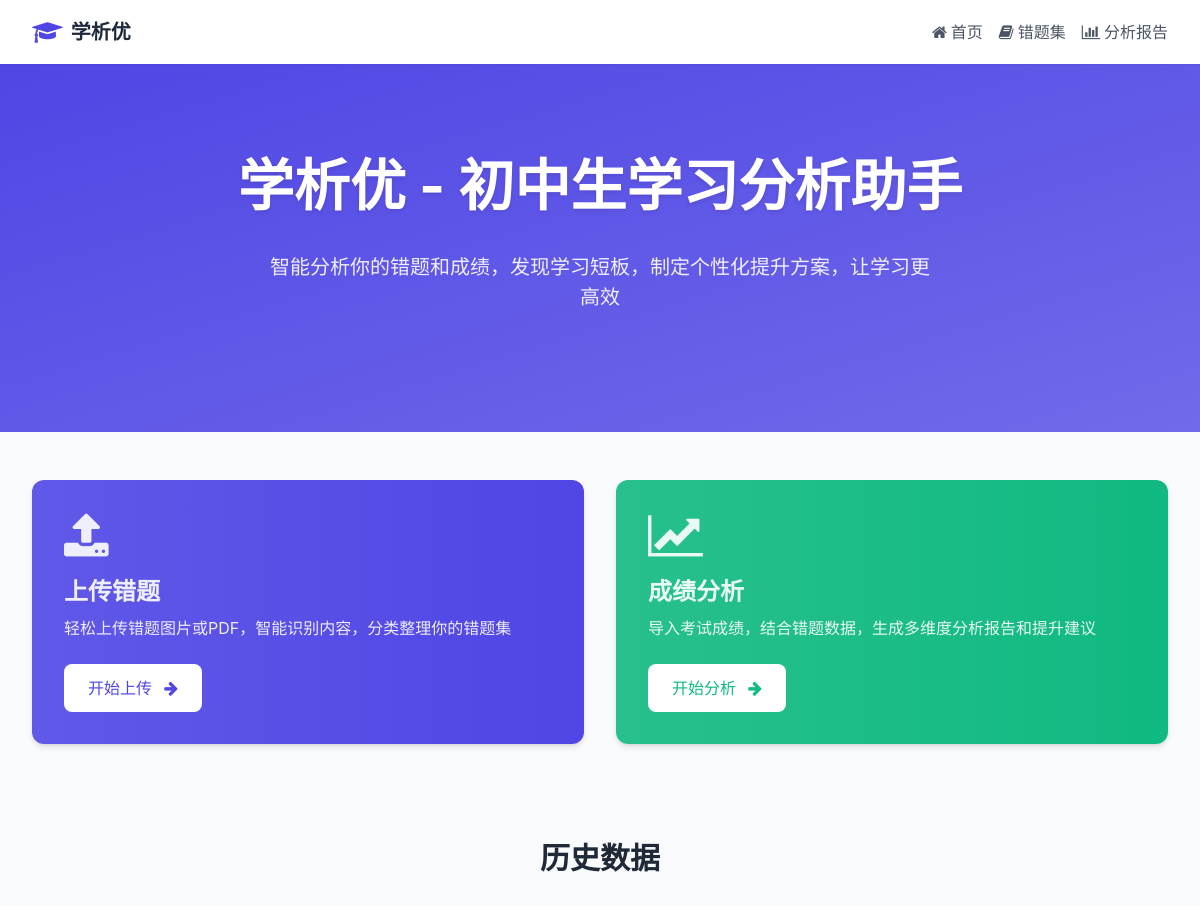
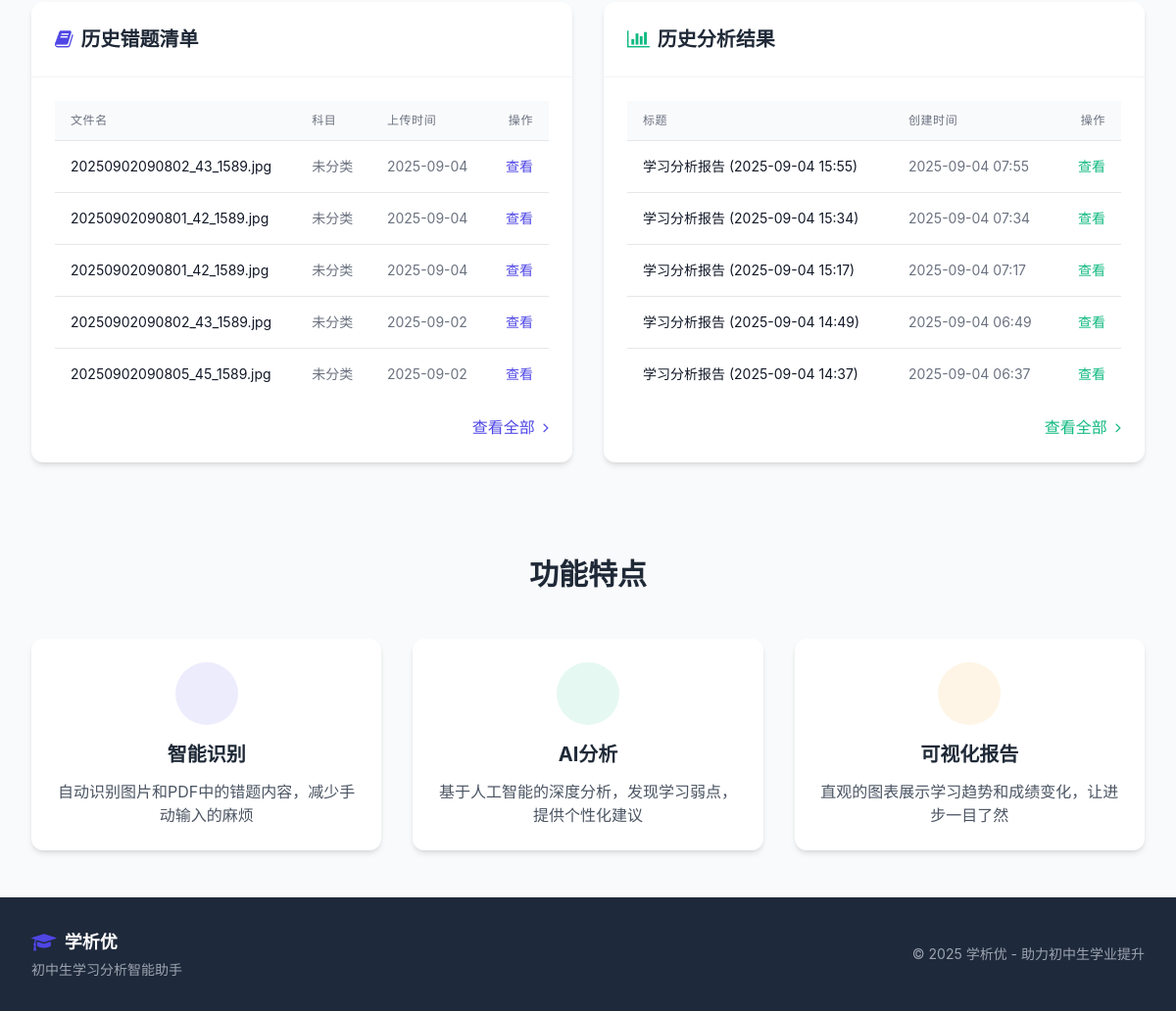
The page / on the database its author committed (2 pictures, top to bottom).
### app/models.py (models this page shows, shortened)
class ErrorQuestion(db.Model):
    id = db.Column(db.Integer, primary_key=True)
    filename = db.Column(db.String(255), nullable=False)  # 原始文件名
    file_path = db.Column(db.String(255), nullable=False)  # 存储路径
    file_type = db.Column(db.String(10), nullable=False)  # 文件类型：image或pdf
    content = db.Column(db.Text)  # 识别的内容
    subject = db.Column(db.String(50))  # 科目
    grade = db.Column(db.String(20))  # 年级
    exam = db.Column(db.String(100))  # 考试名称
    reason = db.Column(db.String(200))  # 收录原因
    note = db.Column(db.Text)  # 备注
    upload_time = db.Column(db.DateTime, default=datetime.utcnow)  # 上传时间

class AnalysisResult(db.Model):
    id = db.Column(db.Integer, primary_key=True)
    title = db.Column(db.String(255), nullable=False)  # 报告标题
    content = db.Column(db.Text, nullable=False)  # 分析内容
    related_exams = db.Column(db.String(500))  # 关联的考试ID，用逗号分隔
    related_questions = db.Column(db.String(500))  # 关联的错题ID，用逗号分隔
    create_time = db.Column(db.DateTime, default=datetime.utcnow)  # 创建时间

### app/main.py (the view)
@bp.route('/')
def index():
    recent_questions = ErrorQuestion.query.order_by(ErrorQuestion.upload_time.desc()).limit(5).all()
    recent_analyses = AnalysisResult.query.order_by(AnalysisResult.create_time.desc()).limit(5).all()
    return render_template('index.html',
                           recent_questions=recent_questions,
                           recent_analyses=recent_analyses)

### app/templates/index.html (shortened to what this page needs)
{% extends 'base.html' %}
{% block content %}
<section class="bg-gradient-to-br from-primary to-primary/80 text-white py-20">
    <div class="max-w-7xl mx-auto px-4 sm:px-6 lg:px-8 text-center">
        <h1 class="text-[clamp(2rem,5vw,3.5rem)] font-bold mb-6 text-shadow animate-fade-in">
            学析优 - 初中生学习分析助手
        </h1>
        <p class="text-[clamp(1rem,2vw,1.25rem)] max-w-2xl mx-auto mb-10 text-white/90 animate-slide-up">
            智能分析你的错题和成绩，发现学习短板，制定个性化提升方案，让学习更高效
        </p>
    </div>
</section>
<section class="section">
    <div class="grid grid-cols-1 md:grid-cols-2 gap-8">
        <div class="card card-hover group relative overflow-hidden">
            <div class="absolute inset-0 bg-gradient-to-r from-primary/90 to-primary transition-all duration-500 group-hover:from-primary group-hover:to-primary/70"></div>
            <div class="relative p-8 z-10 h-full flex flex-col">
                <div class="mb-6 text-white/90">
                    <i class="fa fa-upload text-5xl mb-4 transform transition-transform duration-500 group-hover:scale-110"></i>
                    <h2 class="text-2xl font-bold mb-2">上传错题</h2>
                    <p>轻松上传错题图片或PDF，智能识别内容，分类整理你的错题集</p>
                </div>
                <div class="mt-auto">
                    <a href="{{ url_for('main.upload_question') }}" class="inline-block bg-white text-primary px-6 py-3 rounded-lg font-medium transition-all duration-300 hover:bg-gray-100 hover:shadow-lg">
                        开始上传 <i class="fa fa-arrow-right ml-2"></i>
                    </a>
                </div>
            </div>
        </div>
        <div class="card card-hover group relative overflow-hidden">
            <div class="absolute inset-0 bg-gradient-to-r from-secondary/90 to-secondary transition-all duration-500 group-hover:from-secondary group-hover:to-secondary/70"></div>
            <div class="relative p-8 z-10 h-full flex flex-col">
                <div class="mb-6 text-white/90">
                    <i class="fa fa-line-chart text-5xl mb-4 transform transition-transform duration-500 group-hover:scale-110"></i>
                    <h2 class="text-2xl font-bold mb-2">成绩分析</h2>
                    <p>导入考试成绩，结合错题数据，生成多维度分析报告和提升建议</p>
                </div>
                <div class="mt-auto">
                    <a href="{{ url_for('main.grade_analysis') }}" class="inline-block bg-white text-secondary px-6 py-3 rounded-lg font-medium transition-all duration-300 hover:bg-gray-100 hover:shadow-lg">
                        开始分析 <i class="fa fa-arrow-right ml-2"></i>
                    </a>
                </div>
            </div>
        </div>
    </div>
</section>
<section class="section bg-gray-50">
    <h2 class="text-3xl font-bold mb-8 text-center">历史数据</h2>
    <div class="grid grid-cols-1 lg:grid-cols-2 gap-8">
        <div class="card">
            <div class="p-6 border-b border-gray-100">
                <h3 class="text-xl font-bold flex items-center">
                    <i class="fa fa-book text-primary mr-2"></i> 历史错题清单
                </h3>
            </div>
            <div class="p-6">
                {% if recent_questions %}
                    <div class="overflow-x-auto">
                        <table class="min-w-full divide-y divide-gray-200">
                            <thead>
                                <tr>
                                    <th class="px-4 py-3 bg-gray-50 text-left text-xs font-medium text-gray-500 uppercase tracking-wider">文件名</th>
                                    <th class="px-4 py-3 bg-gray-50 text-left text-xs font-medium text-gray-500 uppercase tracking-wider">科目</th>
                                    <th class="px-4 py-3 bg-gray-50 text-left text-xs font-medium text-gray-500 uppercase tracking-wider">上传时间</th>
                                    <th class="px-4 py-3 bg-gray-50 text-right text-xs font-medium text-gray-500 uppercase tracking-wider">操作</th>
                                </tr>
                            </thead>
                            <tbody class="bg-white divide-y divide-gray-200">
                                {% for question in recent_questions %}
                                <tr class="hover:bg-gray-50 transition-colors">
                                    <td class="px-4 py-4 whitespace-nowrap text-sm text-gray-900">{{ question.filename }}</td>
                                    <td class="px-4 py-4 whitespace-nowrap text-sm text-gray-500">{{ question.subject or '未分类' }}</td>
                                    <td class="px-4 py-4 whitespace-nowrap text-sm text-gray-500">{{ question.upload_time.strftime('%Y-%m-%d') }}</td>
                                    <td class="px-4 py-4 whitespace-nowrap text-right text-sm font-medium">
                                        <a href="{{ url_for('main.view_question', question_id=question.id) }}"
                                           class="text-primary hover:text-primary/80 transition-colors"
                                           data-new-window>
                                            查看
                                        </a>
                                    </td>
                                </tr>
                                {% endfor %}
                            </tbody>
                        </table>
                    </div>
                    <div class="mt-4 text-right">
                        <a href="{{ url_for('main.error_questions') }}" class="text-primary hover:text-primary/80 transition-colors">
                            查看全部 <i class="fa fa-angle-right ml-1"></i>
                        </a>
                    </div>
                {% else %}
                    <div class="text-center py-10 text-gray-500">
                        <i class="fa fa-file-text-o text-4xl mb-3 opacity-30"></i>
                        <p>暂无错题记录，点击上方"上传错题"开始添加</p>
                    </div>
                {% endif %}
            </div>
        </div>
        <div class="card">
            <div class="p-6 border-b border-gray-100">
                <h3 class="text-xl font-bold flex items-center">
                    <i class="fa fa-bar-chart text-secondary mr-2"></i> 历史分析结果
                </h3>
            </div>
            <div class="p-6">
                {% if recent_analyses %}
                    <div class="overflow-x-auto">
                        <table class="min-w-full divide-y divide-gray-200">
                            <thead>
                                <tr>
                                    <th class="px-4 py-3 bg-gray-50 text-left text-xs font-medium text-gray-500 uppercase tracking-wider">标题</th>
                                    <th class="px-4 py-3 bg-gray-50 text-left text-xs font-medium text-gray-500 uppercase tracking-wider">创建时间</th>
                                    <th class="px-4 py-3 bg-gray-50 text-right text-xs font-medium text-gray-500 uppercase tracking-wider">操作</th>
                                </tr>
                            </thead>
                            <tbody class="bg-white divide-y divide-gray-200">
                                {% for analysis in recent_analyses %}
                                <tr class="hover:bg-gray-50 transition-colors">
                                    <td class="px-4 py-4 whitespace-nowrap text-sm text-gray-900">{{ analysis.title }}</td>
                                    <td class="px-4 py-4 whitespace-nowrap text-sm text-gray-500">{{ analysis.create_time.strftime('%Y-%m-%d %H:%M') }}</td>
                                    <td class="px-4 py-4 whitespace-nowrap text-right text-sm font-medium">
                                        <a href="{{ url_for('main.view_analysis', analysis_id=analysis.id) }}"
                                           class="text-secondary hover:text-secondary/80 transition-colors"
                                           data-new-window>
                                            查看
                                        </a>
                                    </td>
                                </tr>
                                {% endfor %}
                            </tbody>
                        </table>
                    </div>
                    <div class="mt-4 text-right">
                        <a href="{{ url_for('main.analysis_results') }}" class="text-secondary hover:text-secondary/80 transition-colors">
                            查看全部 <i class="fa fa-angle-right ml-1"></i>
                        </a>
                    </div>
                {% else %}
                    <div class="text-center py-10 text-gray-500">
                        <i class="fa fa-pie-chart text-4xl mb-3 opacity-30"></i>
                        <p>暂无分析记录，点击上方"成绩分析"开始生成</p>
                    </div>
                {% endif %}
            </div>
        </div>
    </div>
</section>
<section class="section">
    <h2 class="text-3xl font-bold mb-12 text-center">功能特点</h2>
    <div class="grid grid-cols-1 md:grid-cols-3 gap-8">
        <div class="card p-6 text-center card-hover">
            <div class="w-16 h-16 bg-primary/10 rounded-full flex items-center justify-center mx-auto mb-4">
            </div>
            <h3 class="text-xl font-bold mb-3">智能识别</h3>
            <p class="text-gray-600">自动识别图片和PDF中的错题内容，减少手动输入的麻烦</p>
        </div>
        <div class="card p-6 text-center card-hover">
            <div class="w-16 h-16 bg-secondary/10 rounded-full flex items-center justify-center mx-auto mb-4">
            </div>
            <h3 class="text-xl font-bold mb-3">AI分析</h3>
            <p class="text-gray-600">基于人工智能的深度分析，发现学习弱点，提供个性化建议</p>
        </div>
        <div class="card p-6 text-center card-hover">
            <div class="w-16 h-16 bg-accent/10 rounded-full flex items-center justify-center mx-auto mb-4">
            </div>
            <h3 class="text-xl font-bold mb-3">可视化报告</h3>
            <p class="text-gray-600">直观的图表展示学习趋势和成绩变化，让进步一目了然</p>
        </div>
    </div>
</section>
{% endblock %}

### app/templates/base.html (shortened to what this page needs)
<!DOCTYPE html>
<html lang="zh-CN">
<head>
    <script src="https://cdn.tailwindcss.com"></script>
    <link href="https://cdnjs.cloudflare.com/ajax/libs/font-awesome/4.7.0/css/font-awesome.min.css" rel="stylesheet">
</head>
<body class="bg-gray-50 text-gray-800 min-h-screen flex flex-col">
    <header class="bg-white shadow-sm sticky top-0 z-50 transition-all duration-300">
        <div class="max-w-7xl mx-auto px-4 sm:px-6 lg:px-8">
            <div class="flex justify-between h-16">
                <div class="flex items-center">
                    <a href="{{ url_for('main.index') }}" class="flex items-center space-x-2">
                        <i class="fa fa-graduation-cap text-primary text-2xl"></i>
                        <span class="font-bold text-xl text-dark">学析优</span>
                    </a>
                </div>
                <div class="flex items-center space-x-4">
                    <a href="{{ url_for('main.index') }}" class="text-gray-600 hover:text-primary transition-colors">
                        <i class="fa fa-home mr-1"></i>首页
                    </a>
                    <a href="{{ url_for('main.error_questions') }}" class="text-gray-600 hover:text-primary transition-colors">
                        <i class="fa fa-book mr-1"></i>错题集
                    </a>
                    <a href="{{ url_for('main.analysis_results') }}" class="text-gray-600 hover:text-primary transition-colors">
                        <i class="fa fa-bar-chart mr-1"></i>分析报告
                    </a>
                </div>
            </div>
        </div>
    </header>
    <main class="flex-grow">
        {% block content %}{% endblock %}
    </main>
    <footer class="bg-dark text-white py-8">
        <div class="max-w-7xl mx-auto px-4 sm:px-6 lg:px-8">
            <div class="flex flex-col md:flex-row justify-between items-center">
                <div class="mb-4 md:mb-0">
                    <div class="flex items-center space-x-2">
                        <i class="fa fa-graduation-cap text-primary text-xl"></i>
                        <span class="font-bold text-lg">学析优</span>
                    </div>
                    <p class="text-gray-400 text-sm mt-1">初中生学习分析智能助手</p>
                </div>
                <div class="text-gray-400 text-sm">
                    &copy; 2025 学析优 - 助力初中生学业提升
                </div>
            </div>
        </div>
    </footer>
</body>
</html>

### rows shown on the page
ErrorQuestion: filename "20250902090802_43_1589.jpg", subject "未分类", upload_time "2025-09-04"
ErrorQuestion: filename "20250902090801_42_1589.jpg", subject "未分类", upload_time "2025-09-04"
ErrorQuestion: filename "20250902090801_42_1589.jpg", subject "未分类", upload_time "2025-09-04"
ErrorQuestion: filename "20250902090802_43_1589.jpg", subject "未分类", upload_time "2025-09-02"
ErrorQuestion: filename "20250902090805_45_1589.jpg", subject "未分类", upload_time "2025-09-02"
AnalysisResult: title "学习分析报告 (2025-09-04 15:55)", create_time "2025-09-04 07:55"
AnalysisResult: title "学习分析报告 (2025-09-04 15:34)", create_time "2025-09-04 07:34"
AnalysisResult: title "学习分析报告 (2025-09-04 15:17)", create_time "2025-09-04 07:17"
AnalysisResult: title "学习分析报告 (2025-09-04 14:49)", create_time "2025-09-04 06:49"
AnalysisResult: title "学习分析报告 (2025-09-04 14:37)", create_time "2025-09-04 06:37"
